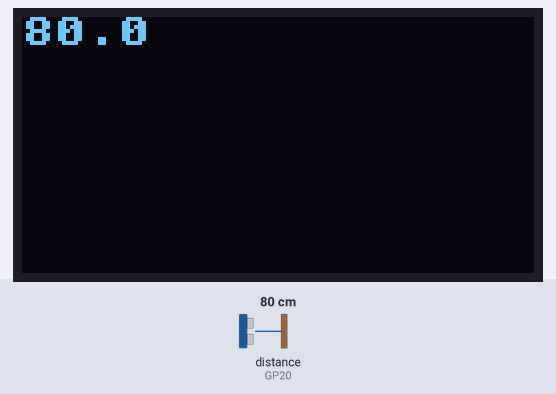
The program below on a simulated Raspberry Pi Pico running MicroPython. On the bench: 128×64 one-colour display. The test bench sets the inputs (shaded band); at power-on: distance to the obstacle (sensor on GP20) 80 cm. The echo pulse lasts 58.3 µs per cm; library files of the repository ran but are not shown: ssd1306.py; what the program prints to the serial console is not drawn.

Above: at 1.2 s.
1.3 s: distance to the obstacle (sensor on GP20) set to 2 cm
At 3.2 s:
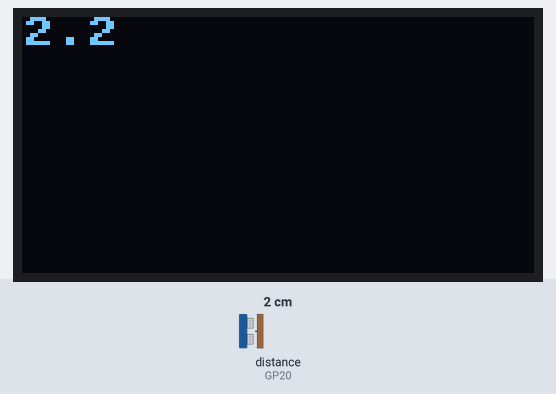
3.6 s: distance to the obstacle (sensor on GP20) set to 4 cm
At 5.3 s:
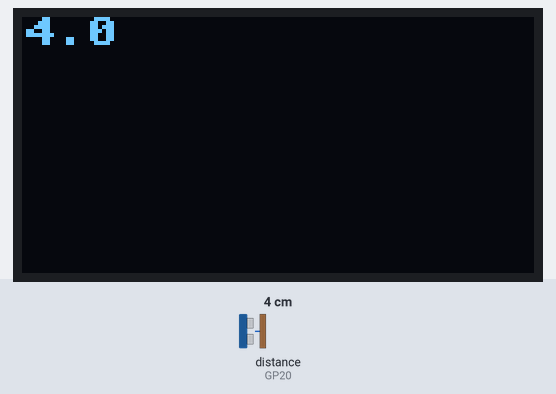
5.6 s: distance to the obstacle (sensor on GP20) set to 9 cm
At 7.5 s:
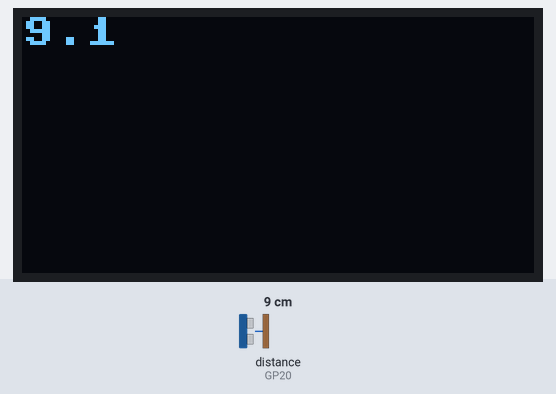
Timing chart, 0 to 9.0 s (numbered marks = the images above; inputs shaded):
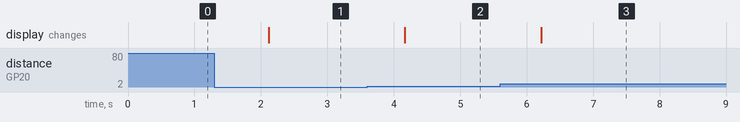

Measured:
- after the input at 1.3 s, the display: changes after 0.82 s (image 1)
- after the input at 3.6 s, the display: changes after 0.57 s (image 2)
- after the input at 5.6 s, the display: changes after 0.62 s (image 3)

The program:

ultrasonic.py
```python
from machine import Pin, I2C
from ssd1306 import SSD1306_I2C
import utime

WIDTH = 128
HEIGHT = 64

i2c = I2C(0, scl = Pin(17), sda = Pin(16), freq=400000)
display = SSD1306_I2C(WIDTH, HEIGHT, i2c)


trigger = Pin(21, Pin.OUT)
echo = Pin(20, Pin.IN)


def ultra():
   trigger.low()
   utime.sleep_us(2)
   trigger.high()
   utime.sleep_us(5)
   trigger.low()
   while echo.value() == 0:
       signaloff = utime.ticks_us()
   while echo.value() == 1:
       signalon = utime.ticks_us()

   timepassed = signalon - signaloff
   distance = (timepassed * 0.0343) / 2
   distance = "{:.1f}".format(distance)

   print(distance + " cm")

   return str(distance)


print("fok")
ngf = ultra()
print(ngf)
while True:
    display.text(ultra(),0,0)
    display.show()
    display.fill(0)
    utime.sleep(1)
```
